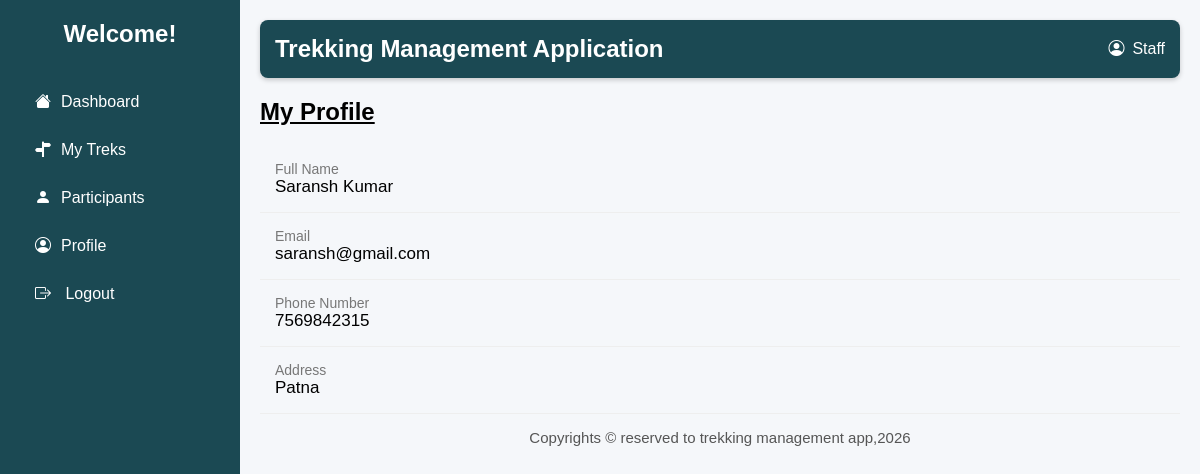
The page /staff_pr (signed in) on the database as committed earlier.
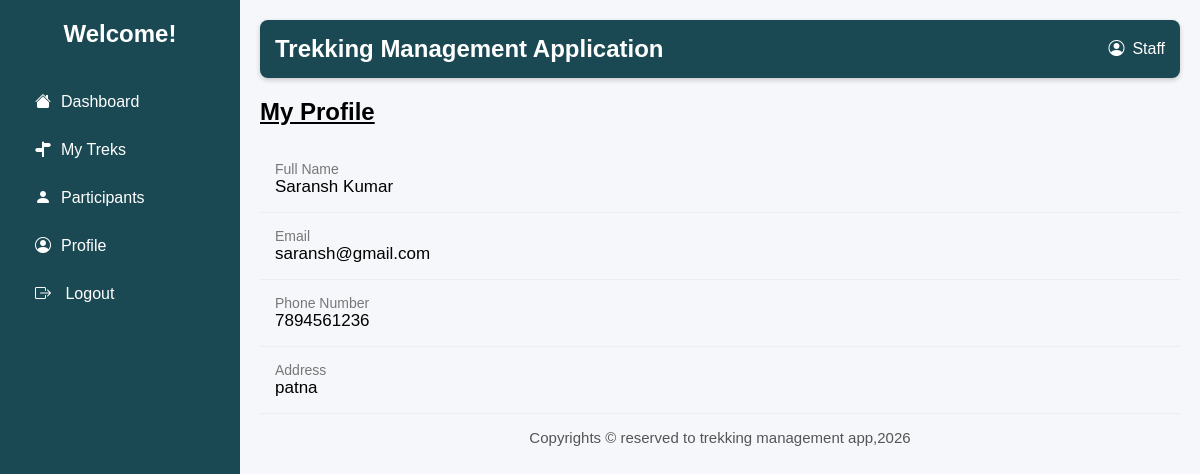
The same page on the database as committed later.
### models.py (models this page shows)
class TrekStaff(db.Model):
    __tablename__="trek_staff"
    staff_id=db.Column(db.Integer,primary_key=True,autoincrement=True)
    user_id=db.Column(db.Integer,db.ForeignKey('user_credentials.user_id'))
    full_name=db.Column(db.String(100),nullable=False)
    email_id=db.Column(db.String(50),unique=True,nullable=False)
    password=db.Column(db.String(50),nullable=False)
    phone_num=db.Column(db.String(20),nullable=False)
    address=db.Column(db.String(100),nullable=False)
    approval_status=db.Column(db.Integer,nullable=False,default=0) #0-pending,1-approved,2-rejected
    blacklist_status=db.Column(db.Boolean,default=False)

### app.py (the view)
@app.route("/staff_pr")
def staff_profile():
    email=session.get("user_email_id")
    staff=TrekStaff.query.filter_by(email_id=email).first()
    return render_template("staff_profile.html",staff=staff)

### templates/staff_profile.html (shortened to what this page needs)
<!DOCTYPE html>
<html lang="en">
<head>
    <link rel="stylesheet" href="../static/main.css">
    <link rel="stylesheet" href="https://cdn.jsdelivr.net/npm/bootstrap-icons@1.11.3/font/bootstrap-icons.min.css">
</head>
<body>
    <div class="container">
        <div class="sidebar">
            <h2>Welcome!</h2>
            <ul>
                <li><a href="{{url_for('staff_dash')}}"><i class="bi bi-house-fill"></i>Dashboard</a></li>
                <li><a href="{{url_for('staff_modify_trek')}}"><i class="bi bi-signpost-split-fill"></i>My Treks</a>
                </li>
                <li><a href="{{url_for('staff_participants')}}"><i class="bi bi-person-fill"></i>Participants</a></li>
                <li><a href="{{url_for('staff_profile')}}"><i class="bi bi-person-circle"></i>Profile</a></li>
                <li><a href="{{url_for('signin')}}"><i class="bi bi-box-arrow-right"></i> Logout</a></li>
            </ul>
        </div>
        <div class="main">
            <header>
                <h2>Trekking Management Application</h2>
                <div class="admin">
                    <i class="bi bi-person-circle"></i>
                    <span>Staff</span>
                </div>
            </header>
            <h2 class="title"><u>My Profile</u></h2>
            <div class="row">
                            <div class="col-md-6">
                                <div class="info-box">
                                    <div class="info-label">Full Name</div>
                                    <div class="info-value">
                                        {{staff.full_name}}
                                    </div>
                                </div>
                            </div>
                            <div class="col-md-6">
                                <div class="info-box">
                                    <div class="info-label">Email</div>
                                    <div class="info-value">
                                        {{staff.email_id}}
                                    </div>
                                </div>
                            </div>
                            <div class="col-md-6">
                                <div class="info-box">
                                    <div class="info-label">Phone Number</div>
                                    <div class="info-value">
                                        {{staff.phone_num}}
                                    </div>
                                </div>
                            </div>
                            <div class="col-md-6">
                                <div class="info-box">
                                    <div class="info-label">Address</div>
                                    <div class="info-value">
                                        {{staff.address}}
                                    </div>
                                </div>
                            </div>
                        </div>
                <footer>
                    Copyrights &copy; reserved to trekking management app,2026
                </footer>
            </div>
        </div>
</body>
</html>

Rows that differ between the two databases and show on the page:
changed TrekStaff "Saransh Kumar": phone_num "7569842315" → "7894561236"; address "Patna" → "patna"
